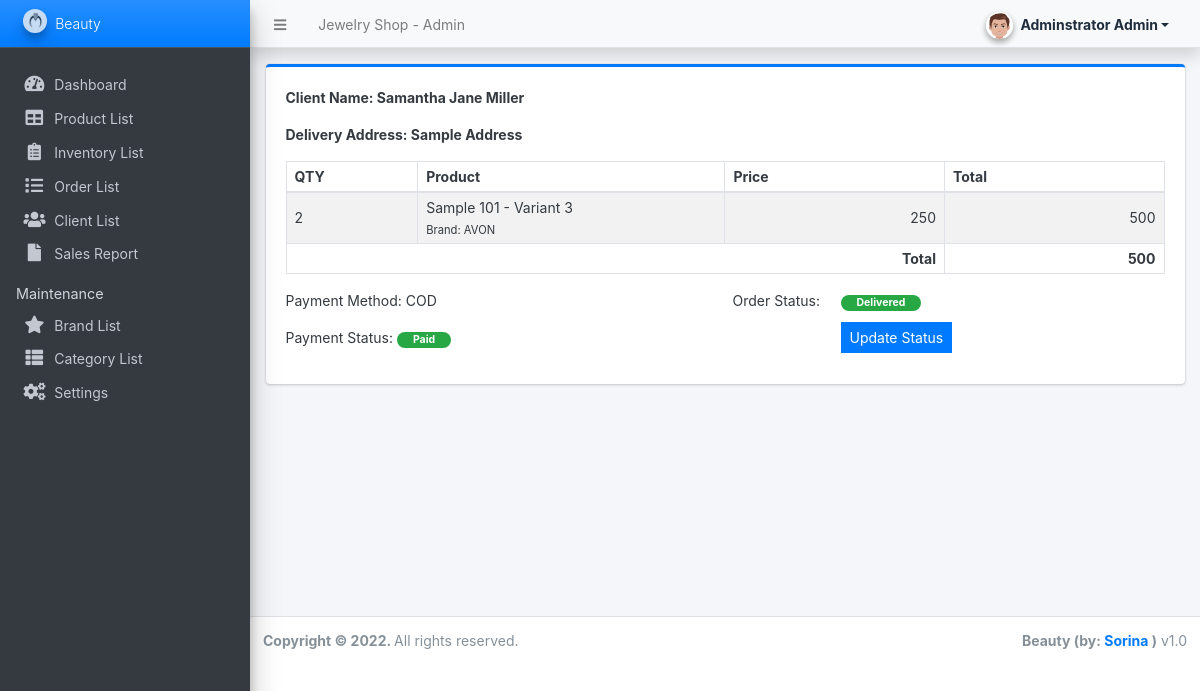
Before: /admin/?page=orders/view_order&id=5 (signed in) with the older database file.
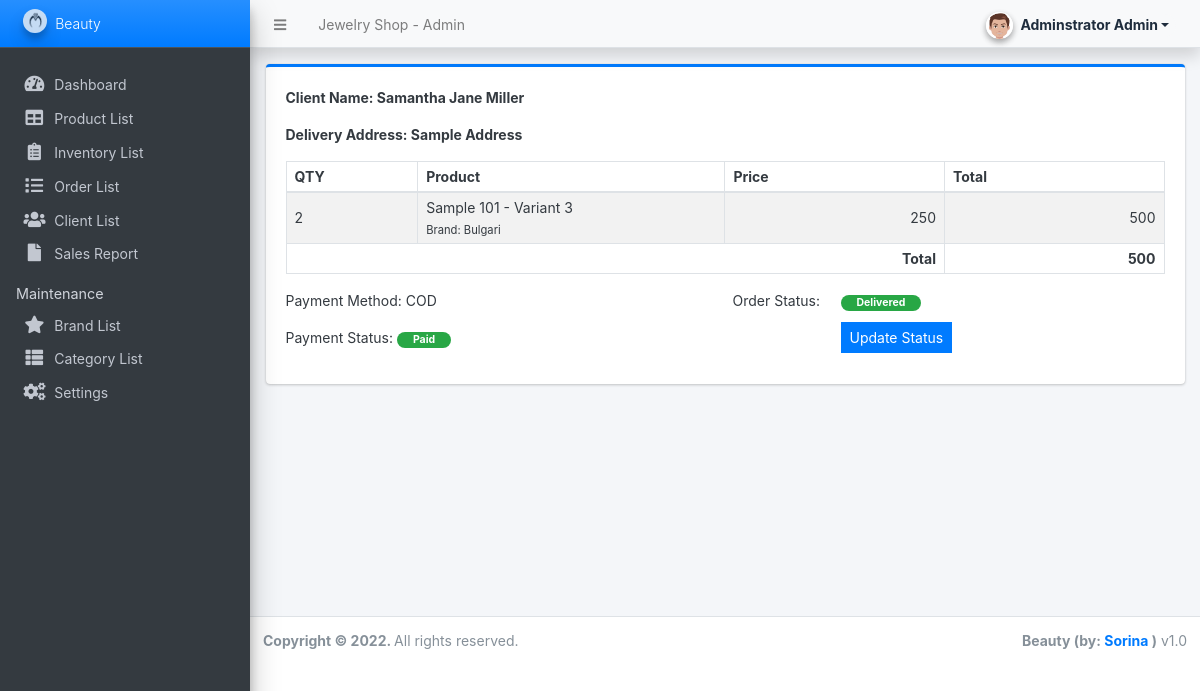
After: the same page with the newer database file.
### tables this page shows
CREATE TABLE `order_list` (
  `id` int(30) NOT NULL,
  `order_id` int(30) NOT NULL,
  `inventory_id` int(30) NOT NULL,
  `quantity` int(30) NOT NULL,
  `price` double NOT NULL,
  `total` double NOT NULL
);

CREATE TABLE `brands` (
  `id` int(30) NOT NULL,
  `name` varchar(250) NOT NULL,
  `description` text DEFAULT NULL,
  `image_path` text DEFAULT NULL,
  `status` tinyint(1) NOT NULL DEFAULT 1,
  `delete_flag` tinyint(1) NOT NULL DEFAULT 0,
  `date_created` datetime NOT NULL DEFAULT current_timestamp()
);

CREATE TABLE `products` (
  `id` int(30) NOT NULL,
  `brand_id` int(30) NOT NULL,
  `category_id` int(30) NOT NULL,
  `name` varchar(250) NOT NULL,
  `specs` text NOT NULL,
  `status` tinyint(1) NOT NULL DEFAULT 1,
  `delete_flag` tinyint(1) NOT NULL DEFAULT 0,
  `date_created` datetime NOT NULL DEFAULT current_timestamp()
);

CREATE TABLE `inventory` (
  `id` int(30) NOT NULL,
  `variant` text NOT NULL,
  `product_id` int(30) NOT NULL,
  `quantity` double NOT NULL,
  `price` float NOT NULL,
  `date_created` datetime NOT NULL DEFAULT current_timestamp(),
  `date_updated` datetime DEFAULT NULL ON UPDATE current_timestamp()
);

### admin/orders/view_order.php (the view, shortened to what this page needs)
<div class="card card-outline card-primary">
    <div class="card-body">
        <div class="conitaner-fluid">
            <p><b>Client Name: <?php echo $client ?></b></p>
            <p><b>Delivery Address: <?php echo $delivery_address ?></b></p>
            <table class="table-striped table table-bordered" id="list">
                <colgroup>
                    <col width="15%">
                    <col width="35%">
                    <col width="25%">
                    <col width="25%">
                </colgroup>
                <thead>
                    <tr>
                        <th>QTY</th>
                        <th>Product</th>
                        <th>Price</th>
                        <th>Total</th>
                    </tr>
                </thead>
                <tbody>
                    <?php
                        $olist = $conn->query("SELECT o.*,p.name,b.name as bname, i.variant FROM order_list o inner join inventory i on o.inventory_id = i.id inner join products p on i.product_id = p.id inner join brands b on p.brand_id = b.id where o.order_id = '{$id}' ");
                        while($row = $olist->fetch_assoc()):
                        foreach($row as $k => $v){
                            $row[$k] = trim(stripslashes($v));
                        }
                    ?>
                    <tr>
                        <td><?php echo $row['quantity'] ?></td>
                        <td>
                            <p class="m-0"><?php echo $row['name'] . " - " . $row['variant'] ?></p>
                            <p class="m-0"><small>Brand: <?php echo $row['bname']?></small></p>
                        </td>
                        <td class="text-right"><?php echo number_format($row['price']) ?></td>
                        <td class="text-right"><?php echo number_format($row['price'] * $row['quantity']) ?></td>
                    </tr>
                    <?php endwhile; ?>
                </tbody>
                <tfoot>
                    <tr>
                        <th colspan='3'  class="text-right">Total</th>
                        <th class="text-right"><?php echo number_format($amount) ?></th>
                    </tr>
                </tfoot>
            </table>
        </div>
        <div class="row">
            <div class="col-6">
                <p>Payment Method: <?php echo strtoupper($payment_method) ?></p>
                <p>Payment Status: <?php echo $paid == 0 ? '<span class="badge badge-light text-dark border px-3 rounded-pill">Unpaid</span>' : '<span class="badge badge-success px-3 rounded-pill">Paid</span>' ?>
                </p>
            </div>
            <div class="col-6 row row-cols-2">
                <div class="col-3">Order Status:</div>
                <div class="col-9">
                <?php
                    switch($status){
                        case '3':
                            echo '<span class="badge badge-success px-3 rounded-pill">Delivered</span>';
	                    break;
                    }
                ?>
                </div>
                <?php if(!isset($_GET['view'])): ?>
                <div class="col-3"></div>
                <div class="col">
                    <button type="button" id="update_status" class="btn btn-sm btn-flat btn-primary">Update Status</button>
                </div>
                <?php endif; ?>
            </div>
        </div>
    </div>
</div>

Changed rows visible on the page:
changed through a linked row, order_list "Sample 101": brands.name "AVON" → "Bulgari"
